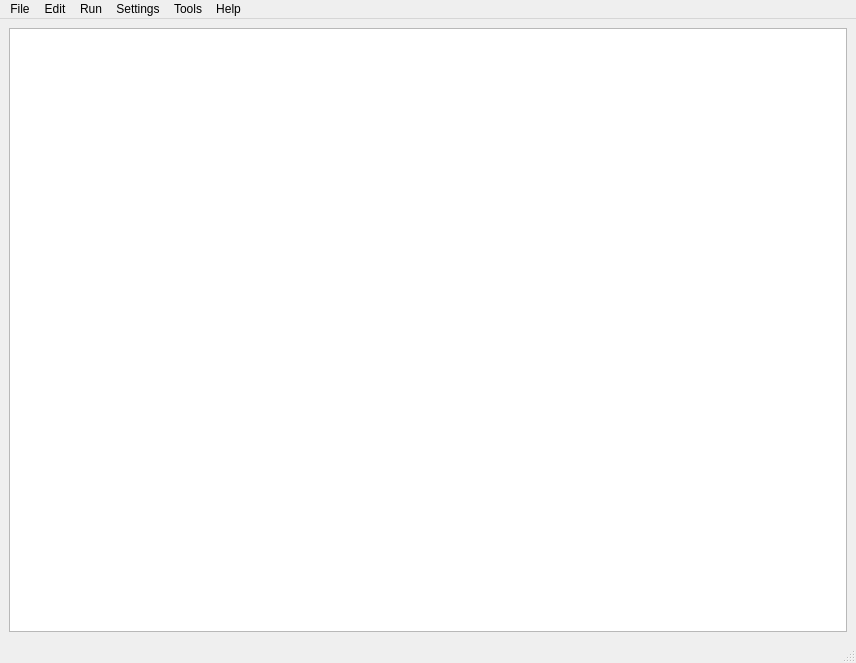
<?xml version="1.0" encoding="UTF-8"?>
<ui version="4.0">
 <class>MainWindow</class>
 <widget class="QMainWindow" name="MainWindow">
  <property name="geometry">
   <rect>
    <x>0</x>
    <y>0</y>
    <width>856</width>
    <height>663</height>
   </rect>
  </property>
  <property name="windowTitle">
   <string>MainWindow</string>
  </property>
  <property name="styleSheet">
   <string notr="true"/>
  </property>
  <widget class="QWidget" name="centralwidget">
   <layout class="QHBoxLayout" name="horizontalLayout">
    <item>
     <widget class="QTableWidget" name="tableWidget"/>
    </item>
   </layout>
  </widget>
  <widget class="QMenuBar" name="menubar">
   <property name="geometry">
    <rect>
     <x>0</x>
     <y>0</y>
     <width>856</width>
     <height>22</height>
    </rect>
   </property>
   <widget class="QMenu" name="menuFile">
    <property name="title">
     <string>File</string>
    </property>
    <addaction name="fileNewAction"/>
    <addaction name="actionOpen"/>
    <addaction name="actionClose"/>
    <addaction name="actionClose_all"/>
    <addaction name="separator"/>
    <addaction name="actionSave"/>
    <addaction name="actionSave_as"/>
    <addaction name="actionSave_all"/>
    <addaction name="actionDump_memory"/>
    <addaction name="separator"/>
    <addaction name="actionExit"/>
   </widget>
   <widget class="QMenu" name="menuEdit">
    <property name="title">
     <string>Edit</string>
    </property>
   </widget>
   <widget class="QMenu" name="menuRun">
    <property name="title">
     <string>Run</string>
    </property>
   </widget>
   <widget class="QMenu" name="menuSettings">
    <property name="title">
     <string>Settings</string>
    </property>
   </widget>
   <widget class="QMenu" name="menuTools">
    <property name="title">
     <string>Tools</string>
    </property>
   </widget>
   <widget class="QMenu" name="menuHelp">
    <property name="title">
     <string>Help</string>
    </property>
   </widget>
   <addaction name="menuFile"/>
   <addaction name="menuEdit"/>
   <addaction name="menuRun"/>
   <addaction name="menuSettings"/>
   <addaction name="menuTools"/>
   <addaction name="menuHelp"/>
  </widget>
  <widget class="QStatusBar" name="statusbar"/>
  <action name="fileNewAction">
   <property name="text">
    <string>New</string>
   </property>
  </action>
  <action name="actionOpen">
   <property name="text">
    <string>Open</string>
   </property>
  </action>
  <action name="actionClose">
   <property name="text">
    <string>Close</string>
   </property>
  </action>
  <action name="actionClose_all">
   <property name="text">
    <string>Close all</string>
   </property>
  </action>
  <action name="actionSave">
   <property name="icon">
    <iconset resource="../main/resources/MainIcons.qrc">
     <normaloff>:/MenuIcons/icons/disk.png</normaloff>:/MenuIcons/icons/disk.png</iconset>
   </property>
   <property name="text">
    <string>Save</string>
   </property>
  </action>
  <action name="actionSave_as">
   <property name="icon">
    <iconset resource="../main/resources/MainIcons.qrc">
     <normaloff>:/MenuIcons/icons/disk--plus.png</normaloff>:/MenuIcons/icons/disk--plus.png</iconset>
   </property>
   <property name="text">
    <string>Save as</string>
   </property>
  </action>
  <action name="actionSave_all">
   <property name="icon">
    <iconset resource="../main/resources/MainIcons.qrc">
     <normaloff>:/MenuIcons/icons/disks.png</normaloff>:/MenuIcons/icons/disks.png</iconset>
   </property>
   <property name="text">
    <string>Save all</string>
   </property>
  </action>
  <action name="actionDump_memory">
   <property name="text">
    <string>Dump memory</string>
   </property>
  </action>
  <action name="actionExit">
   <property name="icon">
    <iconset resource="../main/resources/MainIcons.qrc">
     <normaloff>:/MenuIcons/icons/door--arrow.png</normaloff>:/MenuIcons/icons/door--arrow.png</iconset>
   </property>
   <property name="text">
    <string>Exit</string>
   </property>
  </action>
 </widget>
 <resources>
  <include location="../main/resources/MainIcons.qrc"/>
 </resources>
 <connections/>
</ui>
